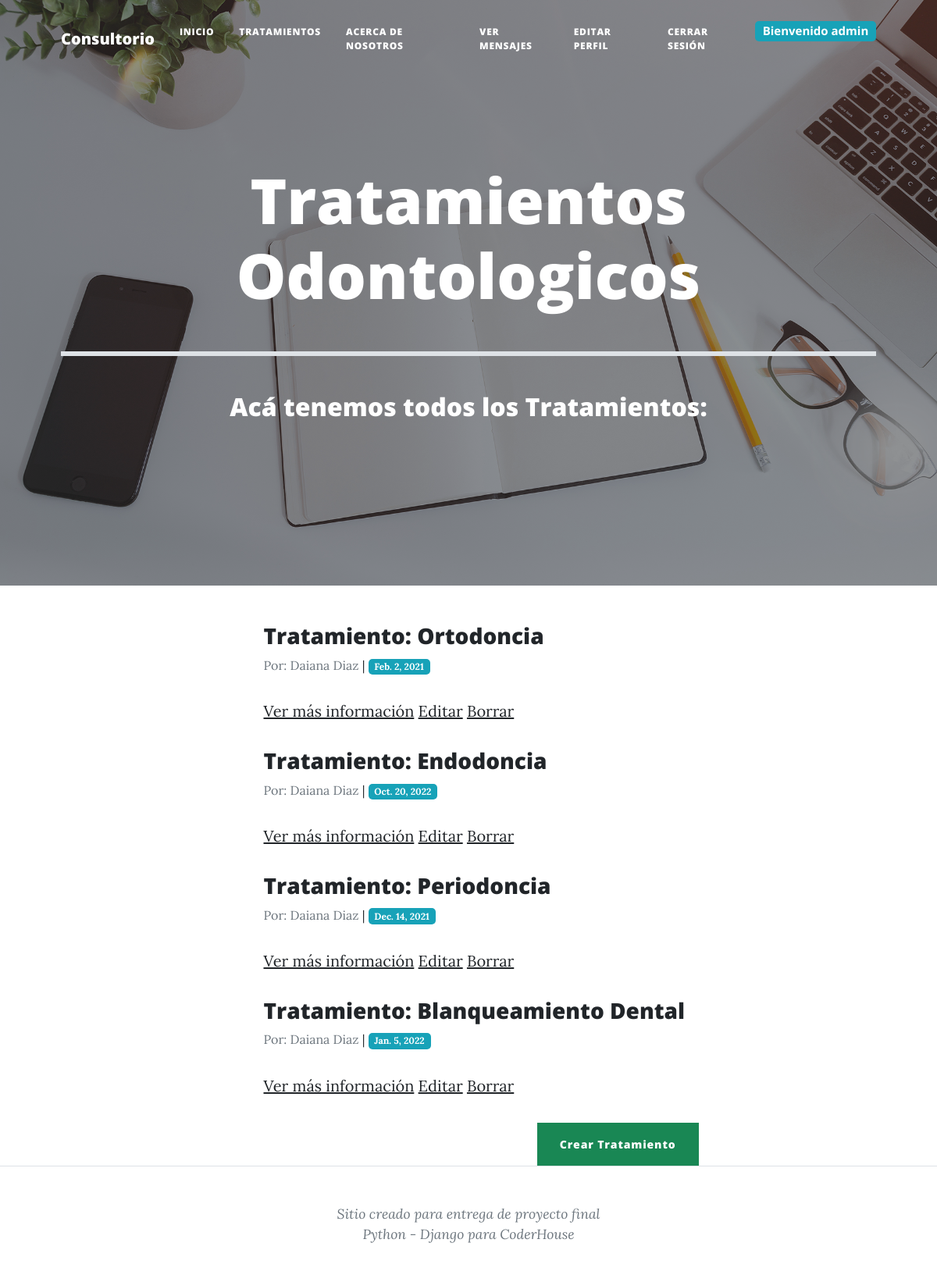
The page /pages/listaTratamientos/ (signed in) on the database its author committed.
### paginas/models.py (models this page shows)
class TratamientoOdontologico(models.Model):
    tratamiento = models.CharField(max_length=40)
    contenido = models.CharField(max_length=400)
    autor = models.CharField(max_length=40)
    fecha = models.DateField()

### paginas/views.py (the view)
# urls.py: path('listaTratamientos/', views.TratamientosOdontologicosList.as_view(), name='listaTratamientos'),
class TratamientosOdontologicosList(ListView):
    model = TratamientoOdontologico
    template_name = "paginas/listaTratamientos.html"

### paginas/templates/paginas/listaTratamientos.html (shortened to what this page needs)
{% extends "paginas/padre.html" %}
{% load static %}
    {% block titulo %}
        <h1 class="mb-1">Tratamientos Odontologicos</h1>
        <br>
        <hr size="8px" color="black" />
        <br>
        <h2>Acá tenemos todos los Tratamientos:</h2>
    {% endblock %}
      {% block contenido %}
        <ul>
        {% for tratamiento in object_list %}
        <h3>Tratamiento: {{ tratamiento.tratamiento }}</h3>
        <div style="font-size:1rem;"><span class="text-secondary">Por: {{ tratamiento.autor}}</span> | <span class="badge">{{ tratamiento.fecha }}</span></div>
        <p>
          <a href="{% url 'detalleTratamientos' tratamiento.id %}">Ver más información</a>
          {% if user.username == "admin" %}
          <a href="{% url 'editTratamientos' tratamiento.id %}">Editar</a>
          <a href="{% url 'deleteTratamientos' tratamiento.id %}">Borrar</a>
          {%  endif  %}
        </p>
        {% endfor %}
        </ul>
      {% endblock %}
      {% block contenido2 %}
      {% if user.username == "admin"  %}
      <a href="{% url 'newTratamientos' %}" class="btn btn-success" style="float: right;">Crear Tratamiento</a>
      {% endif  %}
      {% endblock %}

### paginas/templates/paginas/padre.html (shortened to what this page needs)
<!DOCTYPE html>
<html lang="en">
    <head>
        {% load static %}
        <link href="{% static 'paginas/css/styles.css' %}" rel="stylesheet" />
    </head>
    <body>
        <nav class="navbar navbar-expand-lg navbar-light" id="mainNav">
            <div class="container px-4 px-lg-5">
                <a class="navbar-brand" href="{% url 'Inicio' %}">Consultorio</a>
                <div class="collapse navbar-collapse" id="navbarResponsive">
                    <ul class="navbar-nav ms-auto py-4 py-lg-0">
                        <li class="nav-item"><a class="nav-link px-lg-3 py-3 py-lg-4" href="{% url 'Inicio' %}">Inicio</a></li>
                        <li class="nav-item"><a class="nav-link px-lg-3 py-3 py-lg-4" href="{% url 'listaTratamientos' %}">Tratamientos</a></li>
                        <li class="nav-item"><a class="nav-link px-lg-3 py-3 py-lg-4" href="{% url 'About' %}">Acerca de nosotros</a></li>
                        {% if user.is_authenticated %}
                            <li class="nav-item"><a class="nav-link px-lg-3 py-3 py-lg-4" href="{% url 'Messages' %}">Ver Mensajes</a></li>
                            <li class="nav-item"><a class="nav-link px-lg-3 py-3 py-lg-4" href="{% url 'EditarPerfil' %}">Editar Perfil</a></li>
                            <li class="nav-item"><a class="nav-link px-lg-3 py-3 py-lg-4" href="{% url 'Logout' %}">Cerrar sesión</a></li>
                            <li class="nav-item"><span class="badge" style="margin-top:19px;">Bienvenido {{user.username}}</span></li>
                        {% else %}
                            <li class="nav-item"><a class="nav-link px-lg-3 py-3 py-lg-4" href="{% url 'Login' %}">Iniciar sesión</a></li>
                        {% endif %}
                    </ul>
                </div>
            </div>
        </nav>
        <header class="masthead">
            <div class="container position-relative px-4 px-lg-5">
                <div class="row gx-4 gx-lg-5 justify-content-center">
                    <div class="col-md-30 col-lg-30 col-xl-30">
                        <div class="site-heading">
                            <h1>{% block titulo %} {% endblock %}</h1>
                        </div>
                    </div>
                </div>
            </div>
        </header>
        <div class="container px-4 px-lg-5">
            <div class="row gx-4 gx-lg-5 justify-content-center">
                <div class="col-md-10 col-lg-8 col-xl-7">
                    {% block contenido %}
                    {% endblock %}
                    {% block contenido2 %}
                    {% endblock %}
                </div>
            </div>
        </div>
        <footer class="border-top">
            <div class="container px-4 px-lg-5">
                <div class="row gx-4 gx-lg-5 justify-content-center">
                    <div class="col-md-10 col-lg-8 col-xl-7">
                        <div class="small text-center text-muted fst-italic">Sitio creado para entrega de proyecto final <br>Python - Django para CoderHouse</div>
                    </div>
                </div>
            </div>
        </footer>
    </body>
</html>

### rows shown on the page
TratamientoOdontologico: tratamiento "Ortodoncia", autor "Daiana Diaz", fecha "Feb. 2, 2021"
TratamientoOdontologico: tratamiento "Endodoncia", autor "Daiana Diaz", fecha "Oct. 20, 2022"
TratamientoOdontologico: tratamiento "Periodoncia", autor "Daiana Diaz", fecha "Dec. 14, 2021"
TratamientoOdontologico: tratamiento "Blanqueamiento Dental", autor "Daiana Diaz", fecha "Jan. 5, 2022"

### other values the page prints
{{ user.username }} "admin"
